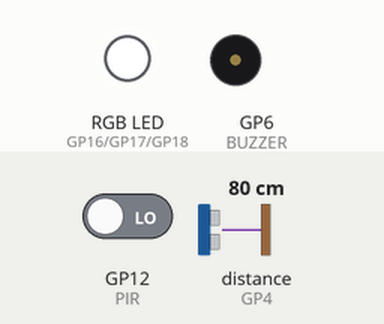
This sketch was run on a simulated Raspberry Pi Pico. Parts: an RGB LED mixed from three pins (HIGH = lit), buzzer (waves = sounding, pin HIGH). The test bench sets the inputs (shaded band); at power-on: GP12 (PIR) LOW, distance to the obstacle (sensor on GP4) 80 cm. The echo pulse lasts 58.3 µs per cm; pins used as bus, display or sensor lines are not drawn.

Above: at 2.2 s.
2.3 s: GP12 (PIR) driven HIGH
At 3.1 s:
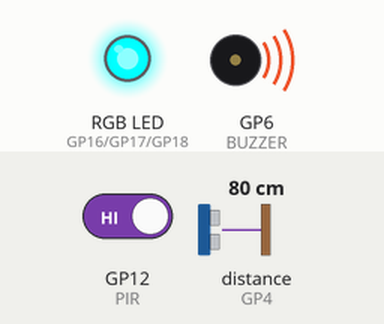
3.9 s: distance to the obstacle (sensor on GP4) set to 97 cm
5.4 s: distance to the obstacle (sensor on GP4) set to 108 cm
At 6.4 s:
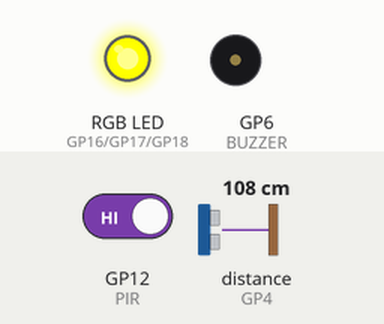
6.9 s: distance to the obstacle (sensor on GP4) set to 198 cm
8.4 s: distance to the obstacle (sensor on GP4) set to 208 cm
At 9.1 s:
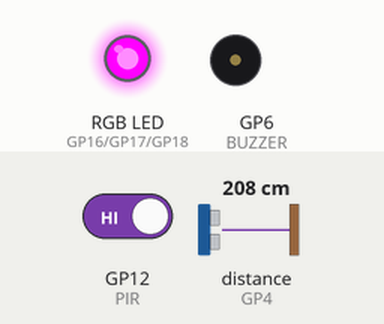
9.9 s: distance to the obstacle (sensor on GP4) set to 2 cm
At 10.7 s:
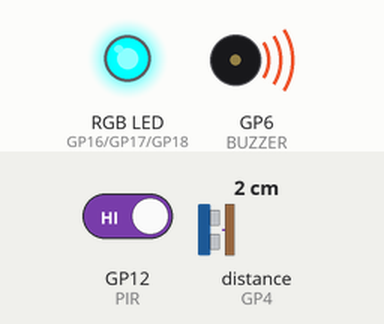
Timing chart, 0 to 12.4 s (numbered marks = the images above; inputs shaded):
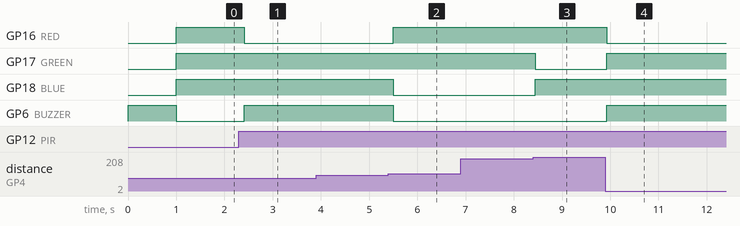

The sketch:

sketch.ino
```cpp
// 19010011019
// Ahmet Furkan DEMIR

/* PORT AYARLAMALARI*/
#define PIN_TRIG 5
#define PIN_ECHO 4
#define BUZZER 6
#define PIR 12
#define RED  16
#define GREEN  17
#define BLUE  18

int distance;
int duration;
int pirValue;

void setup()
{

  //Seriport aktiflestirme
  Serial1.begin(115200);
  Serial1.println("NESNELERİN İNTERNETİ DERSİ - PROJE ÖDEVİ");

  //HC-SR04 PIN AYARLAMALARI
  pinMode(PIN_TRIG, OUTPUT);
  pinMode(PIN_ECHO, INPUT);

  //BUZZER PIN AYARLAMASI - MOD : CIKIS
  pinMode(BUZZER, OUTPUT);

  //RGB LED PIN AYARLAMASI - MOD : CIKIS
  pinMode(RED, OUTPUT);
  pinMode(GREEN, OUTPUT);
  pinMode(BLUE, OUTPUT);

  //PIR SENSORU PIN AYARLAMASI - MOD : GIRIS
  pinMode(PIR, INPUT);

  //TEST ISLEMLERI

  /*
  RGB Led ortak anot olduğu için voltaj sabit ve  LOW(1) da yanar HIGH(0) da söner.
  */

  //LEDLERI YAK
  digitalWrite(RED, LOW);
  digitalWrite(GREEN, LOW);
  digitalWrite(BLUE, LOW);

  //BUZZER TEST
  digitalWrite(BUZZER, HIGH);
  delay(1000);
  digitalWrite(BUZZER, LOW);

  //LEDLERI SONDUR
  digitalWrite(RED, HIGH);
  digitalWrite(GREEN, HIGH);
  digitalWrite(BLUE, HIGH);

}

void loop() {

  //PIR sensorunden deger okuma
  pirValue = digitalRead(PIR);
  Serial1.println("PIR Value : ");
  Serial1.println(pirValue);

  /* PIR dan gelen deger 1 ise aktif bir hareket var ise */
  if(pirValue==1)
  {

    Serial1.println("<< Hareket Algılandı >> ");
    //HC Mesafe Sensorunu oku
    digitalWrite(PIN_TRIG, HIGH);
    delayMicroseconds(10);
    digitalWrite(PIN_TRIG, LOW);

    /*
      Mesafe sensorunden gelen degeri formulize ediyoruz.
    */
    duration = pulseIn(PIN_ECHO, HIGH);
    distance = duration / 59;
    Serial1.println("Distance");
    Serial1.println(distance);

    if (distance > 200)
    {
      digitalWrite(RED, HIGH);
      digitalWrite(GREEN, LOW);
      digitalWrite(BLUE, HIGH);
      digitalWrite(BUZZER, LOW);
    }
    else
    //Mesafe 100 cm den büyükse - 200 cm den kücükse Led ve buzzer islemleri
    if((distance <= 200) && (distance>100))
    {
      digitalWrite(RED, HIGH);
      digitalWrite(GREEN, HIGH);
      digitalWrite(BLUE, LOW);
      digitalWrite(BUZZER, LOW);
    }
    else
    //Mesafe 100 cm den kücükse Led ve buzzer islemleri
    if(distance<=100)
    {
      digitalWrite(RED, LOW);
      digitalWrite(GREEN, HIGH);
      digitalWrite(BLUE, HIGH);
      digitalWrite(BUZZER, HIGH);
    }
  }
  else
  {
    /*
      PIR dan gelen deger 0 ise hareket yok ise
      HC Mesafe sensorunu okumuyoruz.
      Ledleri ve Buzzeri kapatıyoruz.
    */
    digitalWrite(RED, HIGH);
    digitalWrite(GREEN, HIGH);
    digitalWrite(BLUE, HIGH);
    digitalWrite(BUZZER, LOW);
  }
  delay(200);
}
```

Measured:
- the behaviour switches between 102 and 103 cm on distance to the obstacle (sensor on GP4) (found by bisection; images 1 and 2)
- the behaviour switches between 203 and 204 cm on distance to the obstacle (sensor on GP4) (found by bisection; images 2 and 3)
- after the input at 2.3 s, GP16 (RED): HIGH → LOW after 0.11 s; GP6 (BUZZER): LOW → HIGH after 0.11 s
- after the input at 3.9 s, every drawn part: stays the same
- after the input at 5.4 s, GP16 (RED): LOW → HIGH after 0.10 s; GP18 (BLUE), GP6 (BUZZER): HIGH → LOW after 0.10 s
- after the input at 6.9 s, every drawn part: stays the same
- after the input at 8.4 s, GP17 (GREEN): HIGH → LOW at once; GP18 (BLUE): LOW → HIGH at once
- after the input at 9.9 s, GP16 (RED): HIGH → LOW at once; GP17 (GREEN), GP6 (BUZZER): LOW → HIGH at once
